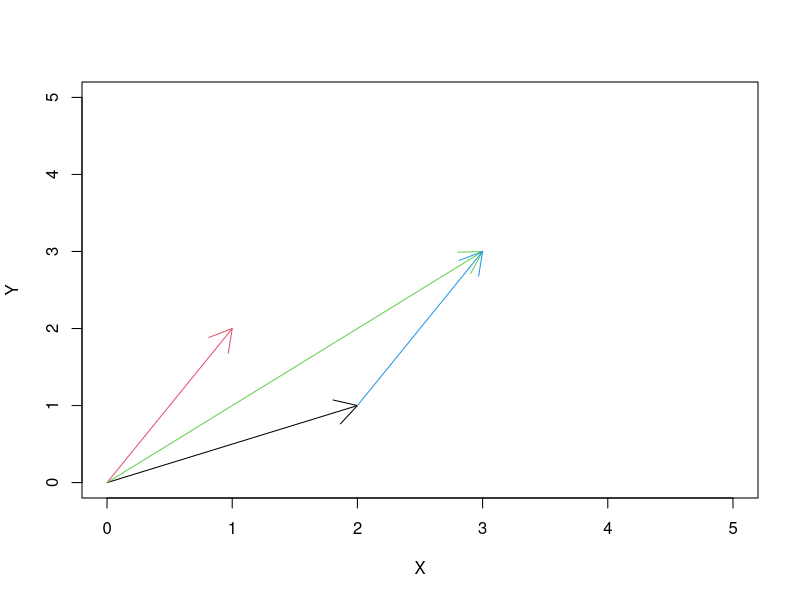
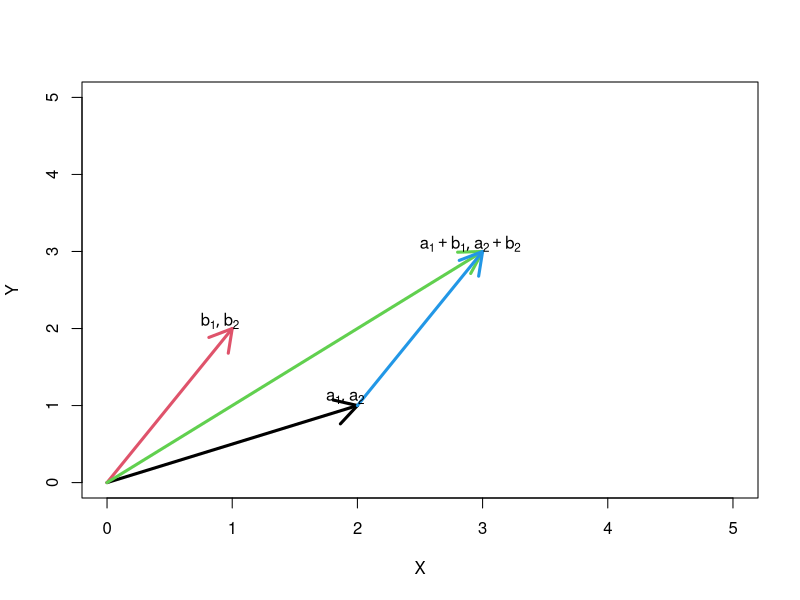

Source code (R) for these figures, in order:
## ---- chunk 1
knitr::opts_chunk$set(echo = TRUE, comment = NA, error = TRUE)
## ---- chunk 2
plot(NA, xlim=c(0,5), ylim=c(0,5), xlab="X", ylab="Y")
vecs <- data.frame(vname=c("a","b","a+b", "transb"), 
                   x0=c(0,0,0,2),y0=c(0,0,0,1), x1=c(2,1,3,3) ,y1=c(1,2,3,3), 
                   col=1:4)
with( vecs, mapply("arrows", x0, y0, x1,y1,col=col) )
## ---- chunk 3
plot(NA, xlim=c(0,5), ylim=c(0,5), xlab="X", ylab="Y", lwd=3)
 with( vecs, mapply("arrows", x0, y0, x1,y1,col=col,lwd=3) )
 with(vecs, mapply('text', x=x1[1:3]-.1, y=y1[1:3]+.1, 
  labels=expression(list(a[1],a[2]), list(b[1],b[2]), list(a[1]+b[1],a[2]+b[2]) ) ))
